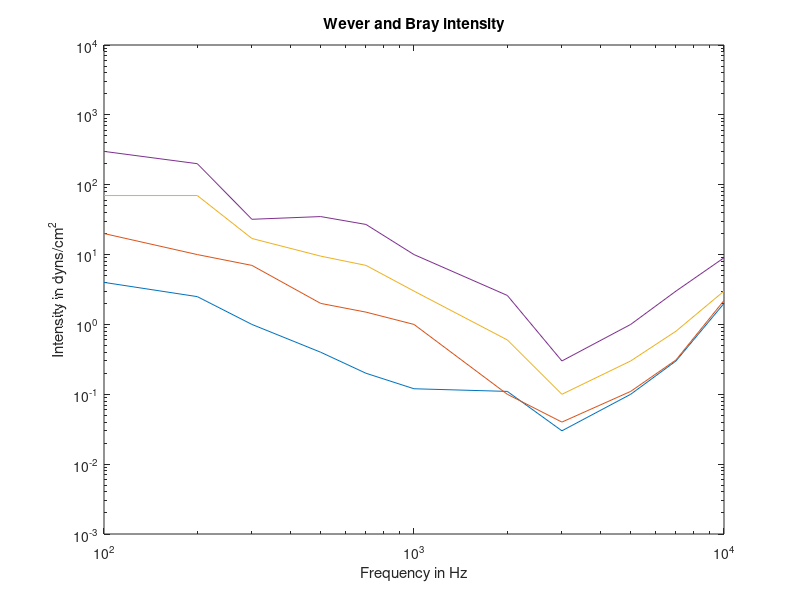
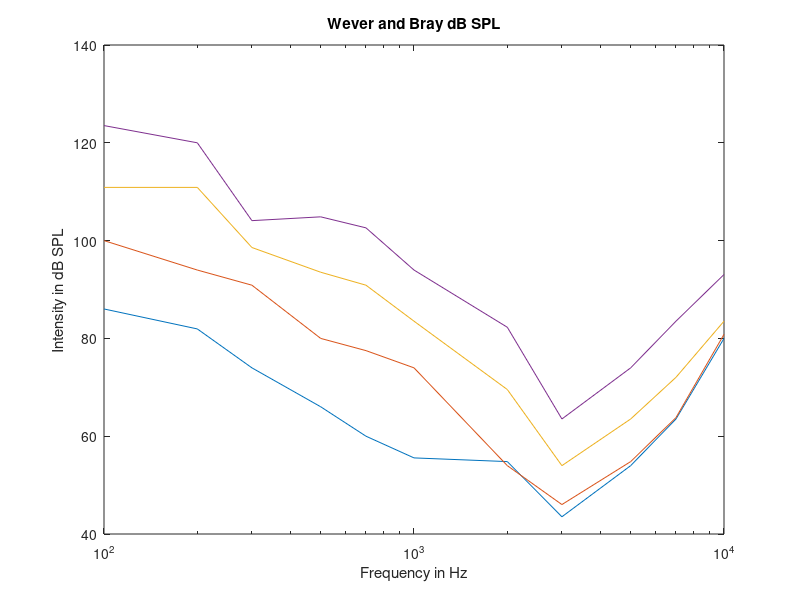
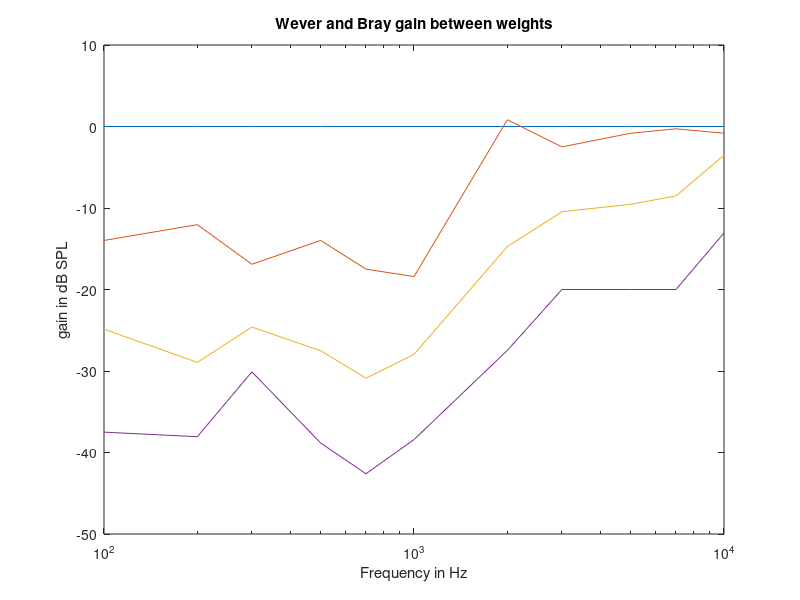

These figures' MATLAB source, in order:
close all; clear all; clc

fAxis    =  [ 100.00  200.00  300.00  500.00  700.00  1000.00  2000.00  3000.00  5000.00  7000.00  10000.00 ];
dat(:,1) =  [   4.00    2.50    1.00    0.40    0.20     0.12     0.11     0.03     0.10     0.30      2.00 ];    
dat(:,2) =  [  20.00   10.00    7.00    2.00    1.50     1.00     0.10     0.04     0.11     0.31      2.20 ];
dat(:,3) =  [  70.00   70.00   17.00    9.50    7.00     3.00     0.60     0.10     0.30     0.80      3.00 ];
dat(:,4) =  [ 300.00  200.00   32.00   35.00   27.00    10.00     2.60     0.30     1.00     3.00      9.00 ];

figure
loglog(fAxis, dat)
ylim([0.001 10000]) 
ylabel('Intensity in dyns/cm^2'); xlabel('Frequency in Hz')
title ('Wever and Bray intensity')

datSPL = 20*log10(0.1*dat/2e-5);

figure
semilogx(fAxis, datSPL)
% ylim([0.001 10000]) 
ylabel('Intensity in dB SPL'); xlabel('Frequency in Hz')
title ('Wever and Bray dB SPL')

gain = -( datSPL-repmat(datSPL(:,1), 1, 4) );

figure
semilogx(fAxis, gain)
% ylim([0.001 10000]) 
ylabel('gain in dB SPL'); xlabel('Frequency in Hz')
title ('Wever and Bray gain between weights')

